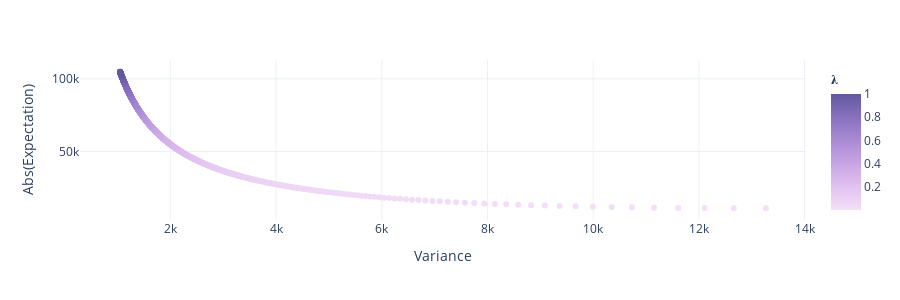

Notebook cell for this chart:
### Markdown cell above
### Implementation Shortfall - efficient frontier

### Code cell
def calculate_IS_expectation(k, eta, sigma, x0, T):
    return -1 * ((((k * x0) / (np.sinh(k * T)))**2) * eta) * ((2 * k * T + np.sinh(2 * k * T)) / (4 * k))

def calculate_IS_variance(k, sigma, x0, T):
    return (((sigma * x0) / (np.sinh(k * T)))**2) * ((np.sinh(2 * k * T) - (2 * k * T)) / (4 * k))

lbd_values = np.linspace(1e-4, 1, num=1000)
k_values = np.sqrt(lbd_values / eta) * sigma

expectation = calculate_IS_expectation(k_values, eta, sigma, x0, T)
variance = calculate_IS_variance(k_values, sigma, x0, T)

df = pd.DataFrame({'E': np.abs(expectation) / 100, 'V': np.abs(variance) / 10000, 'lambda': lbd_values})

fig = px.scatter(df, x='V', y='E', color='lambda', template='plotly_white', 
                 labels={"V": "Variance", "E": "Abs(Expectation)", "lambda": "𝛌"}, color_continuous_scale='Purp')
fig.update_layout(width=900, height=300)
fig.show()

### Figure 1 — Plotly figure (JSON) as saved in the notebook; plotly's stock layout.template omitted (floating-point values rounded to 4 significant figures; data arrays with more than 128 entries replaced by an {"elided": "..."} marker saying what was removed)
{"data": [{"hovertemplate": "Variance=%{x}<br>Abs(Expectation)=%{y}<br>𝛌=%{marker.color}<extra></extra>", "legendgroup": "", "marker": {"color": {"elided": "1000 float values"}, "coloraxis": "coloraxis", "symbol": "circle"}, "mode": "markers", "name": "", "orientation": "v", "showlegend": false, "type": "scatter", "x": {"elided": "1000 float values"}, "xaxis": "x", "y": {"elided": "1000 float values"}, "yaxis": "y"}], "layout": {"coloraxis": {"colorbar": {"title": {"text": "𝛌"}}, "colorscale": [[0, "rgb(243, 224, 247)"], [0.1667, "rgb(228, 199, 241)"], [0.3333, "rgb(209, 175, 232)"], [0.5, "rgb(185, 152, 221)"], [0.6667, "rgb(159, 130, 206)"], [0.8333, "rgb(130, 109, 186)"], [1, "rgb(99, 88, 159)"]]}, "height": 300, "legend": {"tracegroupgap": 0}, "margin": {"t": 60}, "width": 900, "xaxis": {"anchor": "y", "domain": [0, 1], "title": {"text": "Variance"}}, "yaxis": {"anchor": "x", "domain": [0, 1], "title": {"text": "Abs(Expectation)"}}}}
